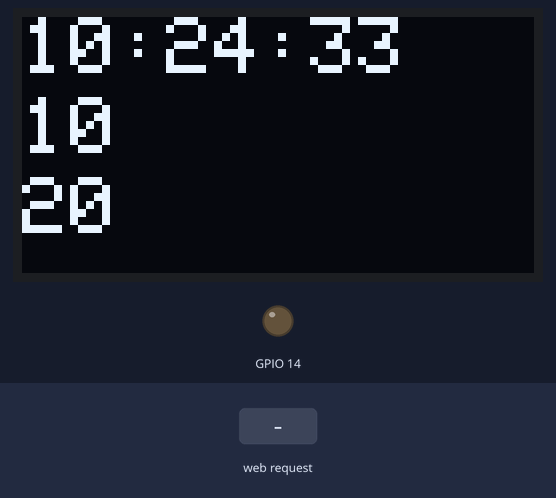
Bench run of a sketch on a simulated ESP8266 (NodeMCU). Parts: 128×64 one-colour display, output pins drawn as LEDs (lit = HIGH). The inputs (shaded band) are chosen by the test bench. WiFi joins after 1.5 s; servers stay silent unless stated; the display library's start-up logo is not drawn; network time is answered at once with the bench clock; the local clock reads 2024-03-15 10:24:30 at power-on unless the sketch sets it; what the sketch prints to the serial monitor is not drawn.

Above: at 3.7 s.
At 4.7 s:
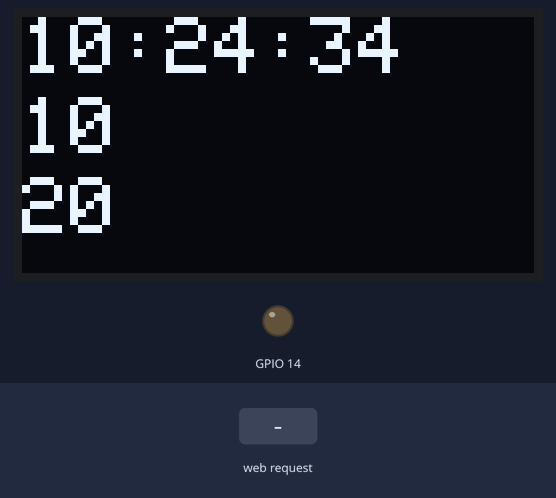
4.8 s: HTTP request GET /jadwal?off=120 received
At 6.2 s:
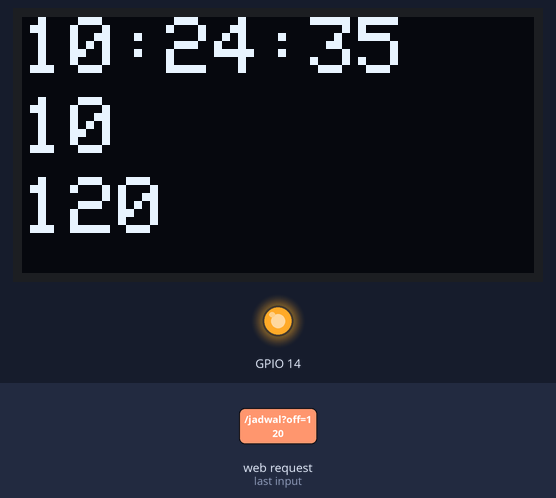
Timing chart, 0 to 7.8 s (numbered marks = the images above; inputs shaded):
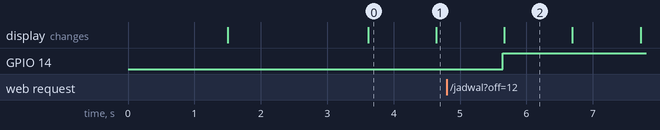

The sketch:

Clock_OLED_WServer_Load.ino
```cpp
#include <NTPClient.h>
#include <ESP8266WiFi.h>
#include <WiFiUdp.h>
#include <SPI.h>
#include <Wire.h>
#include <Adafruit_GFX.h>
#include <Adafruit_SSD1306.h>
#include <Arduino.h>
#include "index.h"
#include <ESP8266WiFi.h>
#include <ESPAsyncTCP.h>
#include <ESPAsyncWebServer.h>
#define SCREEN_WIDTH 128 // OLED display width, in pixels
#define SCREEN_HEIGHT 64 // OLED display height, in pixels

// Declaration for an SSD1306 display connected to I2C (SDA, SCL pins)
#define OLED_RESET     4 // Reset pin # (or -1 if sharing Arduino reset pin)
Adafruit_SSD1306 display(SCREEN_WIDTH, SCREEN_HEIGHT, &Wire, OLED_RESET);

const char *ssid     = "Internet Gratis";
const char *password = "";

WiFiUDP ntpUDP;
NTPClient timeClient(ntpUDP);
const char* PARAM_MESSAGE = "message";
AsyncWebServer server(80);
void notFound(AsyncWebServerRequest *request) {
  request->send(404, "text/plain", "Not found");
}
String _on = "10", _off = "20" , _time ;

void setup() {
  Serial.begin(115200);
  Wire.begin(0, 2);
  WiFi.begin(ssid, password);
  while ( WiFi.status() != WL_CONNECTED ) {
    delay ( 500 );
    Serial.print ( "." );
  }
  Serial.print("IP Address: ");
  Serial.println(WiFi.localIP());
  timeClient.begin();
  timeClient.setTimeOffset(25200);
  if (!display.begin(SSD1306_SWITCHCAPVCC, 0x3C)) { // Address 0x3D for 128x64
    Serial.println(F("SSD1306 allocation failed"));
    for (;;); // Don't proceed, loop forever
  }
  server.on("/", HTTP_GET, [](AsyncWebServerRequest * request) {
    request->send(200, "text/html", jadwal);
  });
  server.on("/jadwal", HTTP_GET, [] (AsyncWebServerRequest * request) {
    String message;
    if (request->hasParam("on")) {
      _on = request->getParam("on")->value();
    }
    if (request->hasParam("off")) {
      _off = request->getParam("off")->value();
    }
    request->send(200, "text/plain", "OK");
  });
  server.on("/time", HTTP_GET, [] (AsyncWebServerRequest * request) {

    request->send(200, "text/plain", _time.c_str());
  });
  server.onNotFound(notFound);

  server.begin();
  display.display();
  delay(2000);
  display.clearDisplay();
  pinMode(14, OUTPUT);
  digitalWrite(14, 0);
}

void loop() {
  timeClient.update();
  _time = timeClient.getFormattedTime();
  if (timeClient.getSeconds() < _off.toInt() && timeClient.getSeconds() > _on.toInt() )
    digitalWrite(14, 1);
  else
    digitalWrite(14, 0);

  Serial.println(_on);
  Serial.println(_off);
  Serial.println(_time);
  display.clearDisplay();
  display.setTextSize(2);             // Normal 1:1 pixel scale
  display.setTextColor(WHITE);        // Draw white text
  display.setCursor(0, 0);
  display.print(_time);
  display.setCursor(0, 20);
  display.print(_on);
  display.setCursor(0, 40);
  display.print(_off);
  display.display();
  delay(1000);
}
```

index.h
```cpp
const char jadwal[] PROGMEM = R"=====(
<!DOCTYPE html>
<html lang="en">

<head>
    <meta charset="UTF-8">
    <meta name="viewport" content="width=device-width, initial-scale=1.0">
    <script src="https://ajax.googleapis.com/ajax/libs/jquery/3.6.1/jquery.min.js"></script>
    <title>Jadwal</title>
    <style>
        body {
            width: 100vw;
            height: 100vh;
            display: flex;
            flex-direction: column;
            justify-content: center;
            align-items: center;

        }

        button,
        input,
        .time {
            width: 200px;
            height: 40px;
            border-radius: 10px;
            border: 1px solid rgba(1, 1, 1, 0.1);
            box-shadow: 0px 1px 10px 1px rgba(1, 1, 1, 0.1);
            text-align: center;
        }

        .button {
            display: flex;
            flex-direction: column;
            justify-content: center;
            align-items: center;

        }
    </style>
</head>

<body>
    <form action="jadwal" method="get">
        <div class="times time button" style="padding: 20px;">
            00:00:00
        </div>
        <div style="padding: 20px;">
            <div class="time button">
                Time On :
            </div>
            <input type="text" name="on">
        </div>
        <div style="padding: 20px;">
            <div class="time button">
                Time Off :
            </div>
            <input type="text" name="off">
        </div>
        <div class="button">

            <button>Submit</button>
        </div>
    </form>
    <script>function load() {
            $.get("/time", function (data, status) {
                $(".times").text(data);
            });
        }
        $(document).ready(function () {
            load();
        });
        setInterval(function () {
            load();
        }, 1000);
    </script>
</body>

</html>
)=====";
```

Measured:
- after the input at 4.8 s, GPIO 14: LOW → HIGH after 0.84 s
- what the display in image 0 shows lasts 1.0 s, from 3.6 s to 4.6 s
